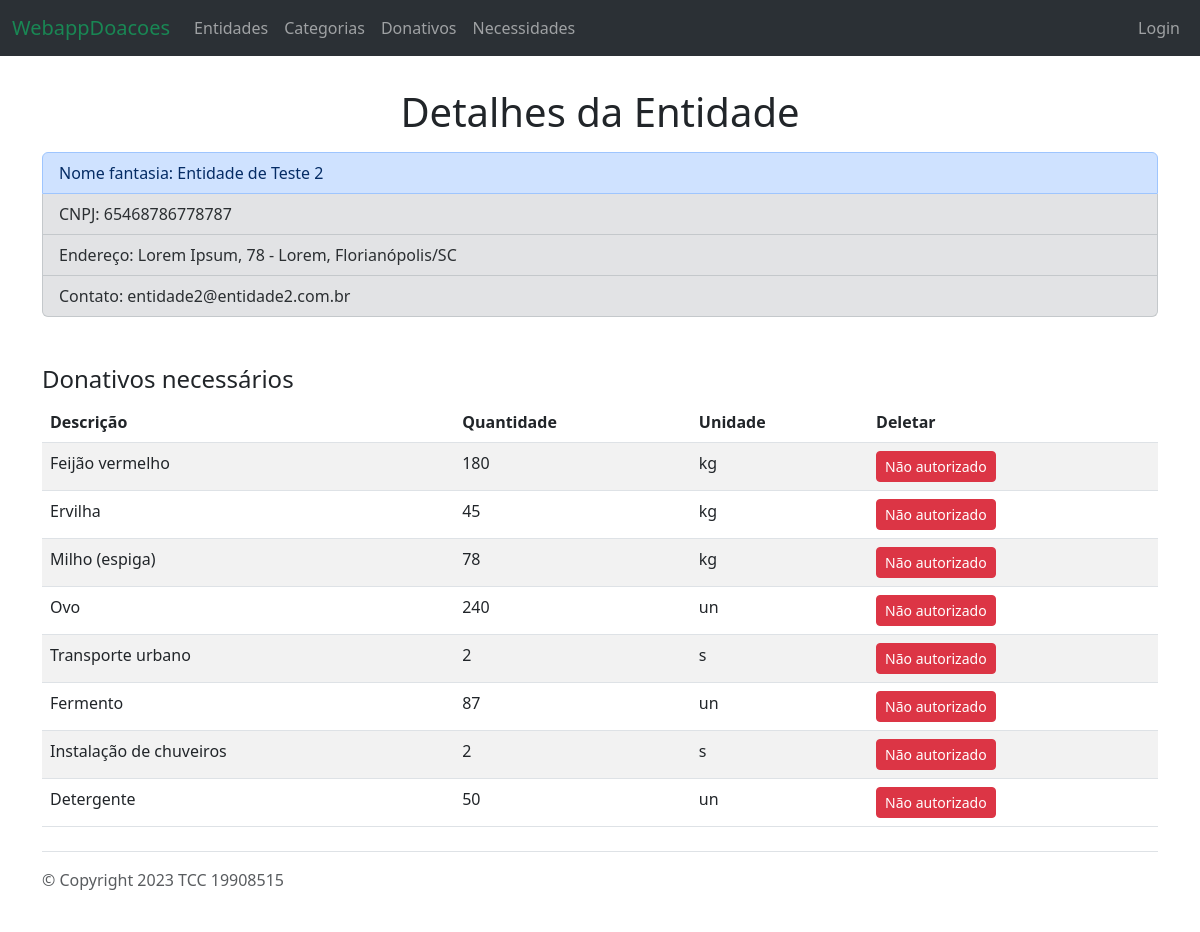
/appdoacoes/entidades/65468786778787/, run on the app's committed database.
### appdoacoes/models.py (models this page shows, shortened)
class EmpresaEntidade(models.Model):
    cnpj = models.CharField(primary_key=True, max_length=14, validators=[RegexValidator(r'^\d{14}$', 'CNPJ deve conter 14 digitos')])
    nome_fantasia = models.CharField(max_length=100)
    email = models.EmailField(null=True)
    usuario_responsavel = models.OneToOneField(User, on_delete=models.SET_NULL, null=True,blank=True)
    logradouro = models.CharField(max_length=100, null=True,blank=True)
    numero = models.IntegerField(null=True,blank=True)
    bairro = models.CharField(max_length=50, null=True,blank=True)
    cidade = models.CharField(max_length=50, null=True,blank=True)
    ESTADOS = [
        ('AC', 'Acre'),
        ('AL', 'Alagoas'),
        ('AP', 'Amapá'),
        ('AM', 'Amazonas'),
        ('BA', 'Bahia'),
        ('CE', 'Ceará'),
        ('DF', 'Distrito Federal'),
        ('ES', 'Espírito Santo'),
        ('GO', 'Goiás'),
        ('MA', 'Maranhão'),
        ('MT', 'Mato Grosso'),
        ('MS', 'Mato Grosso do Sul'),
        ('MG', 'Minas Gerais'),
        ('PA', 'Pará'),
        ('PB', 'Paraíba'),
        ('PR', 'Paraná'),
        ('PE', 'Pernambuco'),
        ('PI', 'Piauí'),
        ('RJ', 'Rio de Janeiro'),
        ('RN', 'Rio Grande do Norte'),
        ('RS', 'Rio Grande do Sul'),
        ('RO', 'Rondônia'),
        ('RR', 'Roraima'),
        ('SC', 'Santa Catarina'),
        ('SP', 'São Paulo'),
        ('SE', 'Sergipe'),
        ('TO', 'Tocantins')
    ]
    estado = models.CharField(max_length=2, choices=ESTADOS, null=True,blank=True)
    class Meta:
        permissions = [('pode_criar_atualizar_entidade','Cria/Atualiza Entidade'),('pode_deletar_entidade','Deleta Entidade')]
    @property
    def get_endereco(self):
        return f'{self.logradouro}, {self.numero} - {self.bairro}, {self.cidade}/{self.estado}'

class InstanciaDonativo(models.Model):
    id = models.AutoField(primary_key=True)
    donativo = models.ForeignKey('Donativo', null=True, on_delete=models.CASCADE)
    entidade = models.ForeignKey('EmpresaEntidade', null=True, on_delete=models.CASCADE)
    quantidade = models.IntegerField()
    class Meta:
        permissions = [('pode_criar_atualizar_necessidade','Cria/Atualiza necessidade'),('pode_deletar_necessidade','Deleta necessidade')]

class Donativo(models.Model):
    id = models.AutoField(primary_key=True)
    descricao = models.CharField(max_length=200, unique=True)
    categoria = models.ForeignKey('Categoria', on_delete=models.CASCADE)
    UNIDADES_MEDIDA = (
        ('un', 'Unidade'),
        ('p','Par'),
        ('kg', 'Quilo'),
        ('l', 'Litro'),
        ('m', 'Metro'),
        ('m2','Metro quadrado'),
        ('s','Serviço'),
    )
    unidade = models.CharField(max_length=3, choices=UNIDADES_MEDIDA, blank=True, null=True)
    class Meta:
        permissions = [('pode_criar_atualizar_donativo','Cria/Atualiza Donativo'),('pode_deletar_donativo','Deleta Donativo')]

### appdoacoes/views.py (the view)
# urls.py: re_path(r'^entidades/(?P<pk>\d{14})/$',views.EmpresaEntidadeDetailView.as_view(),name='entidade-detail'),
class EmpresaEntidadeDetailView(generic.DetailView):
    model = EmpresaEntidade
    template_name = 'empresaentidade_detail.html'
    context_object_name = 'empresaentidade'
    def get_context_data(self, **kwargs):
        context = super().get_context_data(**kwargs)
        registronecessidade_list = InstanciaDonativo.objects.filter(entidade=self.object)
        context['registronecessidade_list'] = registronecessidade_list
        return context

### appdoacoes/templates/empresaentidade_detail.html (shortened to what this page needs)
{% extends "base_generica.html" %}
{% block content %}
  <section class='d-flex flex-row justify-content-center p-2'>
    <h1>Detalhes da Entidade</h1>
  </section>
  <section class="container-sm mx-auto">
    <ul class='list-group'>
      <li class="list-group-item list-group-item-primary">Nome fantasia: {{ empresaentidade.nome_fantasia }} </li>
      <li class="list-group-item list-group-item-secondary">CNPJ: {{ empresaentidade.cnpj }} </li>
      <li class="list-group-item list-group-item-secondary">Endereço: {{ empresaentidade.get_endereco }} </li>
      <li class="list-group-item list-group-item-secondary">Contato: {{ empresaentidade.email }} </li>
    </ul>
  </section>
  <section class='container-sm mx-auto mt-5'>
    <h4>Donativos necessários</h4>
      <table class='table table-striped table-hover'>
        <thead>
        <tr>
            <th>Descrição</th>
            <th>Quantidade</th>
            <th>Unidade</th>
            <th>Deletar</th>
        </tr>
        </thead>
        <tbody>
            {% for instancia in registronecessidade_list %}
            <tr>
                <td>{{ instancia.donativo.descricao }}</td>
                <td>{{ instancia.quantidade }}</td>
                <td>{{ instancia.donativo.unidade }}</td>
                {% if user.is_staff or user == instancia.entidade.usuario_responsavel %}
                    <td>
                        <form method="post" action="{% url 'necessidade-delete' instancia.id %}">
                            {% csrf_token %}
                            <button type="submit" class="btn btn-danger btn-sm">
                                <i class="fa fa-trash"></i> Excluir
                            </button>
                        </form>
                    </td>
                {% else %}
                <td>
                    <button type="" class="btn btn-danger btn-sm">
                         Não autorizado
                    </button>
                </td>
                {% endif %}
            </tr>
        {% empty %}
            <tr>
            <td colspan="3">Nenhum resultado encontrado.</td>
            </tr>
        {% endfor %}
        </tbody>
    </table>
  </section>
{% endblock %}

### appdoacoes/static/css/style.css (style rules this page uses)
body { padding-top: 80px; }

### data on the page
EmpresaEntidade: nome_fantasia "Entidade de Teste 2", cnpj "65468786778787", get_endereco "Lorem Ipsum, 78 - Lorem, Florianópolis/SC", email "entidade2@entidade2.com.br"
InstanciaDonativo: donativo.descricao "Feijão vermelho", quantidade "180", donativo.unidade "kg", shows "Não autorizado"
InstanciaDonativo: donativo.descricao "Ervilha", quantidade "45", donativo.unidade "kg", shows "Não autorizado"
InstanciaDonativo: donativo.descricao "Milho (espiga)", quantidade "78", donativo.unidade "kg", shows "Não autorizado"
InstanciaDonativo: donativo.descricao "Ovo", quantidade "240", donativo.unidade "un", shows "Não autorizado"
InstanciaDonativo: donativo.descricao "Transporte urbano", quantidade "2", donativo.unidade "s", shows "Não autorizado"
InstanciaDonativo: donativo.descricao "Fermento", quantidade "87", donativo.unidade "un", shows "Não autorizado"
InstanciaDonativo: donativo.descricao "Instalação de chuveiros", quantidade "2", donativo.unidade "s", shows "Não autorizado"
InstanciaDonativo: donativo.descricao "Detergente", quantidade "50", donativo.unidade "un", shows "Não autorizado"
